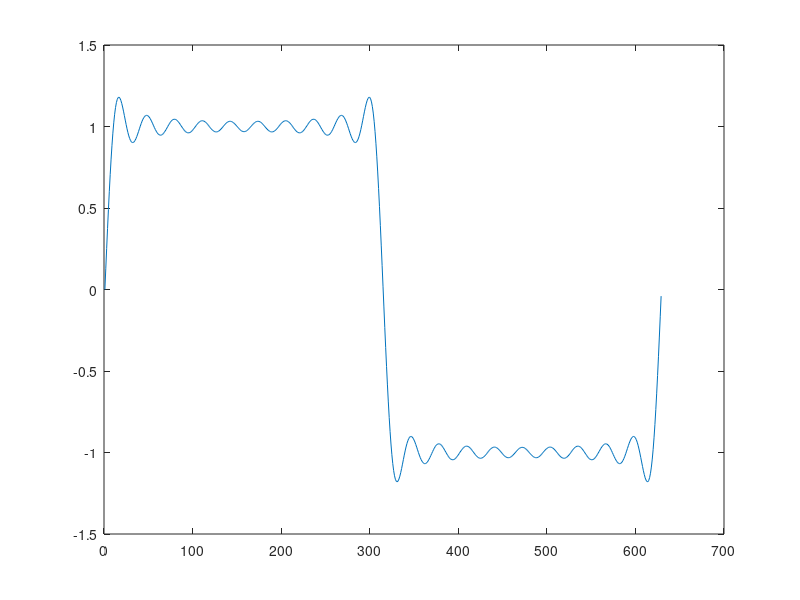
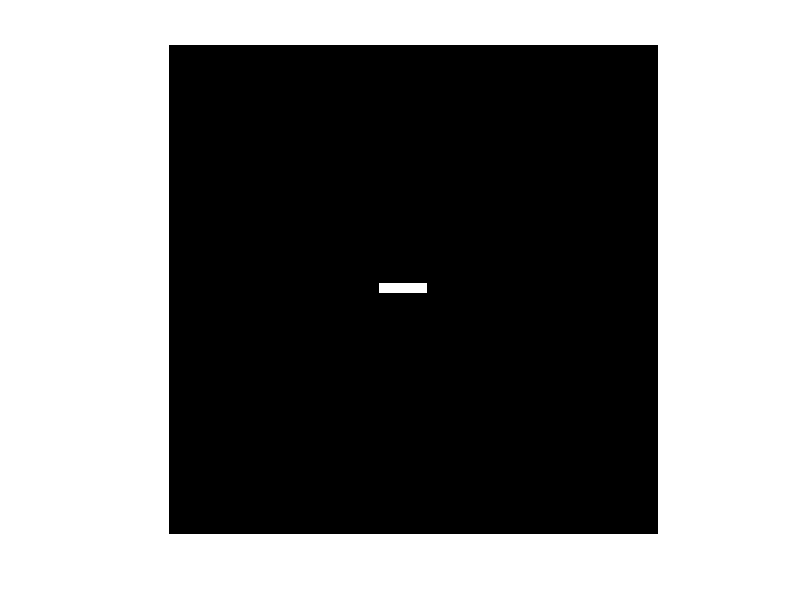
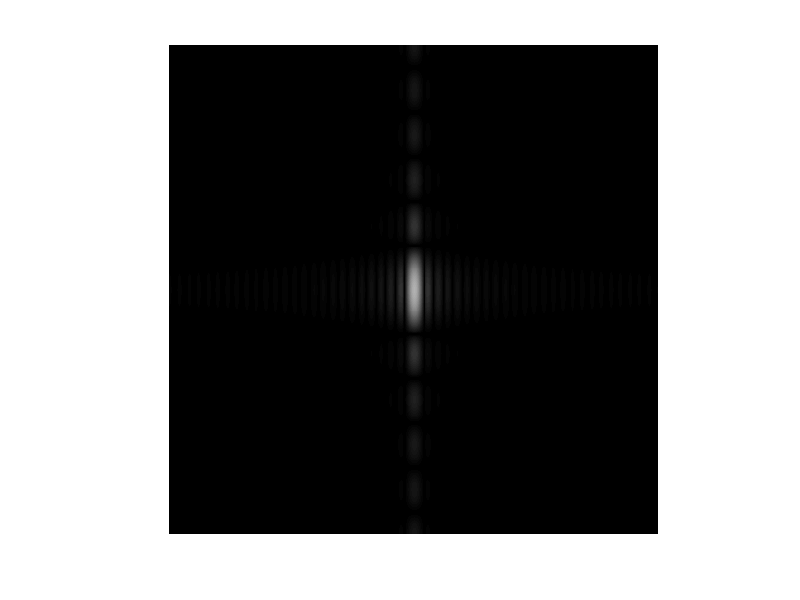
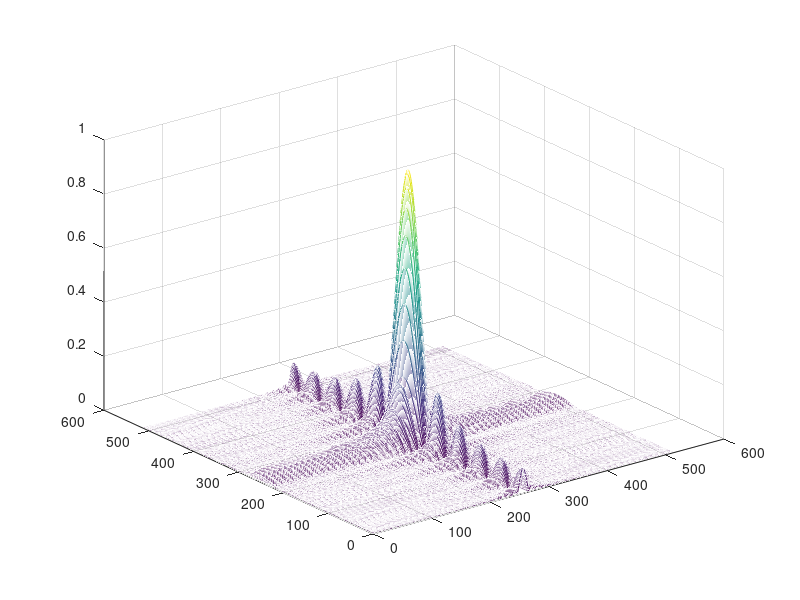

MATLAB code to generate these figures, in order: (Note: this script raises an error after producing the figures.)
% Fourier series

close all 
clc

t=0:.01:2*pi;
%t=t*10^(-3);
i=1:2:101;
x=0;
for k=1:10
    
    x=x+(4/(pi*i(k)))*sin(i(k)*t);
%x=(4/pi)*(sin(t)+(1/3)*sin(3*t)+(1/5)*sin(5*t)+(1/7)*sin(7*t))+(1/9)*sin(9*t);
%figure,plot((4/(pi*i(k)))*sin(i(k)*t))
end

figure,plot(x)


% Centering of FT
close all
clc
x=zeros(512,512);
%x(200:300,200:300)=255;
%x(250:260,250:260)=255;
x(250:260,220:270)=255;


figure,imshow(x)
y=fft2(x);
y=fftshift(y);
z=mat2gray(abs(y));
figure,imshow(1*log(1+z))
figure,mesh(z)

% Fourier transform of sines
clc
close all
clear all

x=imread('stp2.gif');
%x=imread('stp1.gif');
%x=imread('son3.gif');


for i=1:256
for    j=1:256
    if x(i,j)==2
        x(i,j)=255;
    end
end
end
figure,imshow(x)
y=fft2(x);
y=fftshift(y);

y1=abs(y);
figure,mesh(y1)
%y1=10*log(1+y1);
figure,imshow(mat2gray(y1))

% Fourier transform of Text
clc
close all
clear all

%x=imread('stp2.gif');
%x=imread('stp1.gif');
x=imread('son3.gif');


for i=1:512
for    j=1:512
    if x(i,j)==1
        x(i,j)=255;
    end
end
end
figure,imshow(x)
y=fft2(x);
y=fftshift(y);

y1=abs(y);
%figure,mesh(y1)
y1=10*log(1+y1);
figure,imshow(mat2gray(y1))
x=imread('son4.gif');

for i=1:512
for    j=1:512
    if x(i,j)==1
        x(i,j)=255;
    end
end
end
figure,imshow(x)
y=fft2(x);
y=fftshift(y);

y1=abs(y);
%figure,mesh(y1)
y1=10*log(1+y1);
figure,imshow(mat2gray(y1))

% Phase dominance
clc
close all
clear all

x=imread('cameraman.jpg');
figure,imshow(x)
x1=fft2(x);

%y=imread('tracy.tif');
y=imread('lena.png');
%y=imread('boat.png');
figure,imshow(y)
y1=fft2(y);

z=abs(x1).*exp(j.*angle(y1));
z1=ifft2(z);
figure,imshow(uint8(z1));
title('Magnitude of cameraman with phase of Lena');
z=abs(y1).*exp(j.*angle(x1));
z1=ifft2(z);
figure,imshow(uint8(z1));
title('Magnitude of Lena with phase of cameraman');


% Low pass filter

% clc
% close all
% clear all
% 
% x=imread('Alphabet.png');
% x=rgb2gray(x);
% figure,imshow(x)
% x1=fft2(x);
% x1=fftshift(x1);
% figure,imshow(uint8(x1))
% x2=zeros(318,319);
% %x2(155:164,155:164)=x1(155:164,155:164);
% x2(125:194,125:194)=x1(125:194,125:194);
% %x2=fftshift(x2);
% figure,imshow(uint8(x2))
% x3=ifft2(x2);
% %x3=fftshift(abs(x3))
% figure,imshow(uint8(x3));
% 
% Notch filter
clc
close all
clear all

x=imread('cameraman.jpg');
figure,imshow(x)
x1=fft2(x);
x1(1,1)=0;
x2=ifft2(x1);
figure,imshow(uint8(x2))
title('DC value=0')
x1(1,1)=1.5559e+007;
x2=ifft2(x1);
figure,imshow(uint8(x2))
title('DC value=50%')

% FT of delta function
clc
close all
clear all
x=zeros(512,512);
x(256,256)=255;
figure,imshow(x)
y=fft2(x);
figure,imshow(uint8(abs(y)))

% Properties of FT : Separability
clc
close all

x=imread('cameraman.jpg');
figure,imshow(x)
x1=fft2(x);
x1=fftshift(x1);
x2=10*log(1+abs(x1));
figure,imshow(uint8(x2))
title('Direct FFT computation')


for i=1:512
    
xr(:,i)=fft(x(:,i));
end
for i=1:512
    xr(i,:)=fft(xr(i,:));
end
xr=fftshift(xr);
x2=10*log(1+abs(xr));
figure,imshow(uint8(x2))
title('Using Separability')

% Properties of FT : IDFT using DFT
clc
close all

x=imread('cameraman.jpg');
figure,imshow(x)
x1=fft2(x);

x2=fft2(conj(x1));
x3=conj(x2)/(512*512);
figure,imshow(uint8(x3))




% Color Image Processing
clc
close all

x(1:512,1:512,1)=0;
x(1:512,1:512,2)=0;
x(1:512,1:512,3)=0;
x(1:170,257:512,1)=255;
x(1:170,257:512,2)=255;
x(1:170,257:512,3)=255;

x(171:340,1:170,1)=255;
x(171:340,1:170,2)=0;
x(171:340,1:170,3)=0;

x(171:340,171:340,1)=0;
x(171:340,171:340,2)=255;
x(171:340,171:340,3)=0;

x(171:340,341:512,1)=0;
x(171:340,341:512,2)=0;
x(171:340,341:512,3)=255;

x(341:512,1:170,1)=255;
x(341:512,1:170,2)=255;
x(341:512,1:170,3)=0;

x(341:512,171:340,1)=0;
x(341:512,171:340,2)=255;
x(341:512,171:340,3)=255;

x(341:512,341:512,1)=255;
x(341:512,341:512,2)=0;
x(341:512,341:512,3)=255;

figure,imshow(x)
title('B,W,R,G,B,Y,C,M')

x1=255-x;
figure,imshow(x1)
clc
close all

y=imread('child.jpg');
%y=imread('color.png');
figure,imshow(y)
impixelinfo
y1=y;
y1(:,:,3)=0;
figure,imshow(y1)
title('B=0')

y1=y;
y1(:,:,2)=0;
figure,imshow(y1)
title('G=0')

y1=y;
y1(:,:,1)=0;
figure,imshow(y1)
title('R=0')


y=imread('child.jpg');
%y=imread('boat.png');
figure,imshow(y)
x=y(:,:,1)/3+y(:,:,2)/3+y(:,:,3)/3;
%x1=x./3;
figure,imshow(uint8(x))
